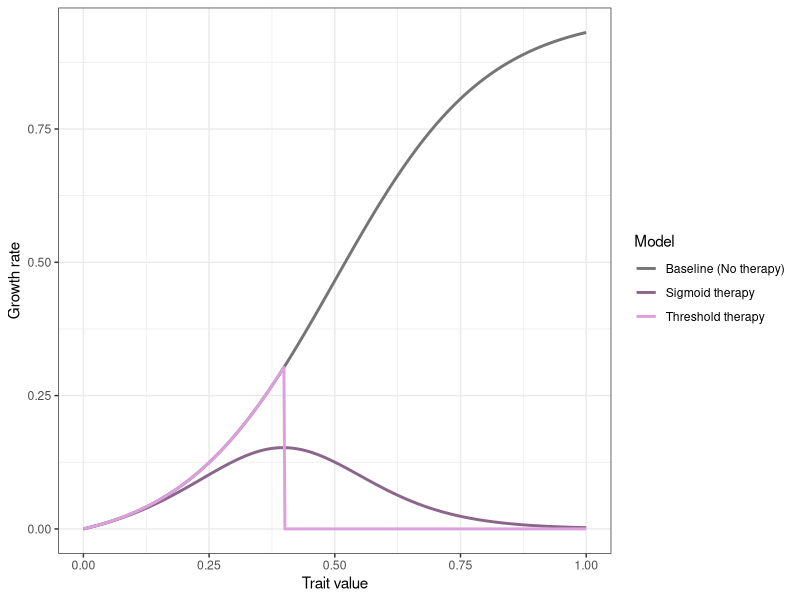

Here is the R script that generated this plot:
# Load library
library(ggplot2)

# Create trait range
z <- seq(0, 1, length.out = 500)

#Normalization.. so r(z=0) = 0
norm <- (tanh((0 - 0.5)/0.3) + 1)/2

# Define growth functions
# Baseline (no therapy)
g_base <- (tanh((z - 0.5)/0.3) + 1)/2 - norm

# Threshold therapy (kills clones above threshold z = 0.4)
g_cutoff <- g_base * (z < 0.4)

# Sigmoid therapy (smooth but steep threshold around z = 0.4)
g_sigmoid <- g_base * (1 / (1 + exp(10*(z - 0.4))))

df <- data.frame(
  z = rep(z, 3),
  growth = c(g_base, g_cutoff, g_sigmoid),
  type = rep(c("Baseline (No therapy)", "Threshold therapy", "Sigmoid therapy"),
             each = length(z))
)

# Plot
ggplot(df, aes(x = z, y = growth, color = type)) +
  geom_line(linewidth = 1) +
  scale_color_manual(values = c(
    "Baseline (No therapy)" = "gray46",
    "Threshold therapy" = "plum",
    "Sigmoid therapy" = "plum4"
  )) +
  labs(
    x = "Trait value",
    y = "Growth rate",
    color = "Model"
    #title = "Comparison of growth functions under different therapy strategies"
  ) +
  theme_bw()
